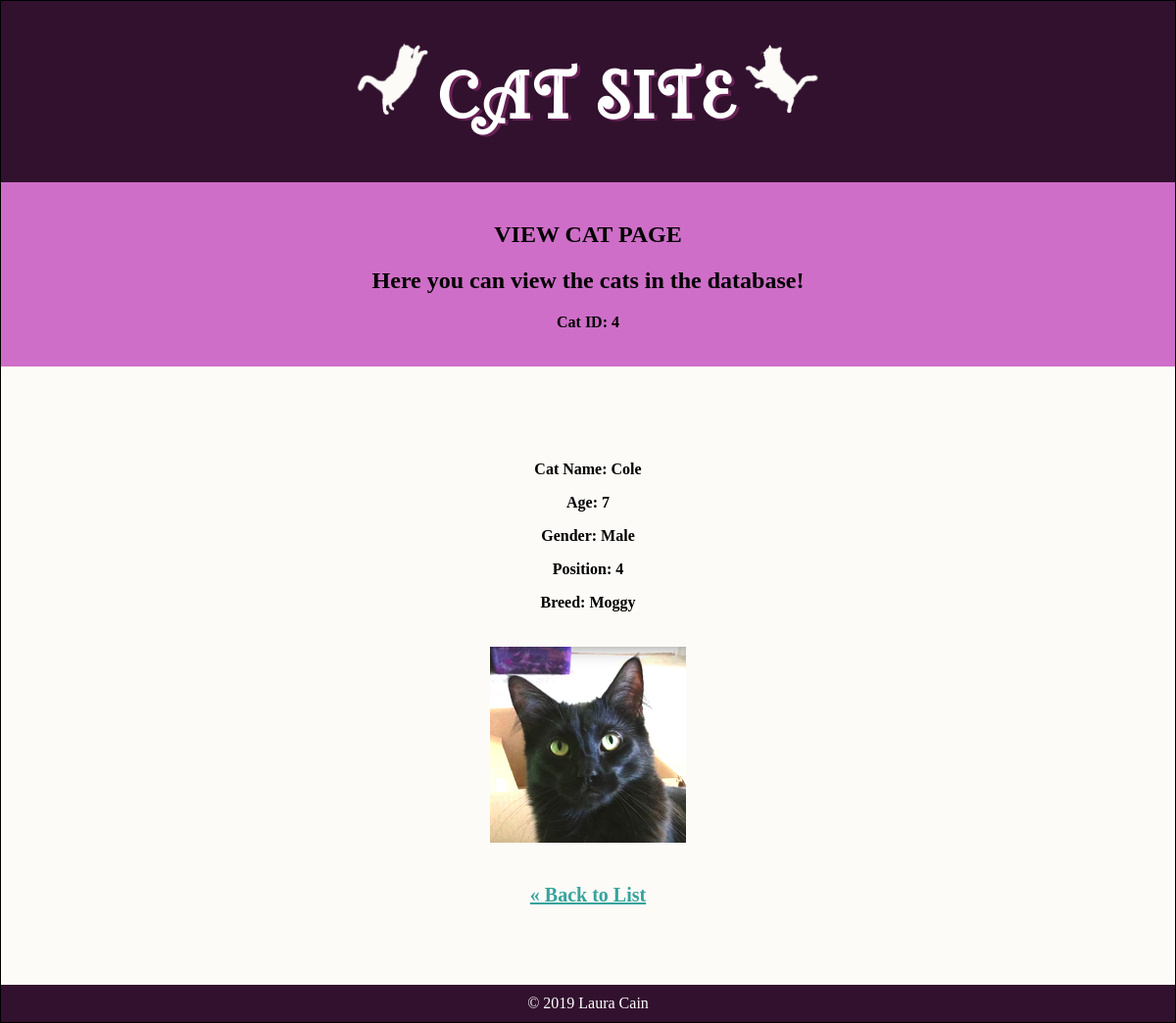
Page /cats/view.php?id=4 on the committed database.
### tables this page shows
CREATE TABLE `cats` (
  `id` int(11) NOT NULL,
  `cat_name` varchar(255) DEFAULT NULL,
  `position` int(11) DEFAULT NULL,
  `file_path` varchar(255) DEFAULT 'default.jpg',
  `breed_id` int(11) NOT NULL,
  `gender_id` int(11) NOT NULL,
  `age` int(11) DEFAULT NULL
);

CREATE TABLE `genders` (
  `gender_id` int(11) NOT NULL,
  `gender_name` varchar(255) NOT NULL
);

CREATE TABLE `breeds` (
  `breed_id` int(11) NOT NULL,
  `breed_name` varchar(255) NOT NULL
);

### private/query_functions.php (called while the page is built, shortened)
<?php
function find_cat_by_id($id) {
  global $db;
  $sql = "SELECT * FROM cats c INNER JOIN breeds b ON c.breed_id = b.breed_id INNER JOIN genders d on c.gender_id = d.gender_id ";
  $sql .= "WHERE c.id= ' " . mysqli_real_escape_string($db, $id) . " ' ";
  $result = $db->query($sql);
  $cat = mysqli_fetch_assoc($result);
  return $cat;
}
?>

### private/functions.php (called while the page is built, shortened)
<?php
function url_for($script_path) {
  if($script_path[0] != '/') {
    $script_path = "/" . $script_path;
  }
  return WWW_ROOT . $script_path;
}
?>

### public/cats/view.php (the view, shortened to what this page needs)
<?php  $id = $_GET['id'] ?? '1';
$cat = find_cat_by_id($id);
?>
<?php include(SHARED_PATH . '/header.php'); ?>
<div class="intro">
  <div class="content-wrap">
    <h2>VIEW CAT PAGE</h2>
    <h2>Here you can view the cats in the database!</h2>
    <p><?php echo "Cat ID: "; echo htmlspecialchars($id); ?></p>
  </div>
</div>
<div class="main-section">
  <div class="content-wrap">
    <p>Cat Name: <?php echo htmlspecialchars($cat['cat_name']); ?></p>
    <p>Age: <?php echo htmlspecialchars($cat['age']); ?></p>
    <p>Gender: <?php echo htmlspecialchars($cat['gender_name']); ?></p>
    <p>Position: <?php echo htmlspecialchars($cat['position']); ?></p>
    <p>Breed: <?php echo htmlspecialchars($cat['breed_name']); ?></p>
    <img class="cat-img" src="<?php echo url_for('/images/' . $cat['file_path']); ?>  " ><br><br>
    <div class="back-link">
      <a href="<?php echo url_for('/index.php');?>">&laquo; Back to List</a>
    </div>
  </div>
</div>
<?php include(SHARED_PATH . '/footer.php'); ?>

### public/stylesheets/styles.css (style rules this page uses)
body { border: 1px solid black; font-family: 'Calisto MT', serif; text-align: center; margin: 0 auto; }
p { font-weight: bold; }
.content-wrap { width: 950px; margin: 0 auto; }
.intro { background: #CF6EC8; text-align: center; padding: 20px; margin: 0 auto; }
.main-section { background: #FCFBF7; padding: 80px; }
a { color: #37A49D; font-weight: bold; }
.back-link a { font-size: 20px; font-weight: bold; color: #37A49D; }
.cat-img { width: 200px; padding: 20px; }

### rows in the picture
cats: cat_name "Cole", age "7", gender.gender_name "Male", position "4", breed.breed_name "Moggy", file_path (picture)

### other values in the picture
$id "4"
